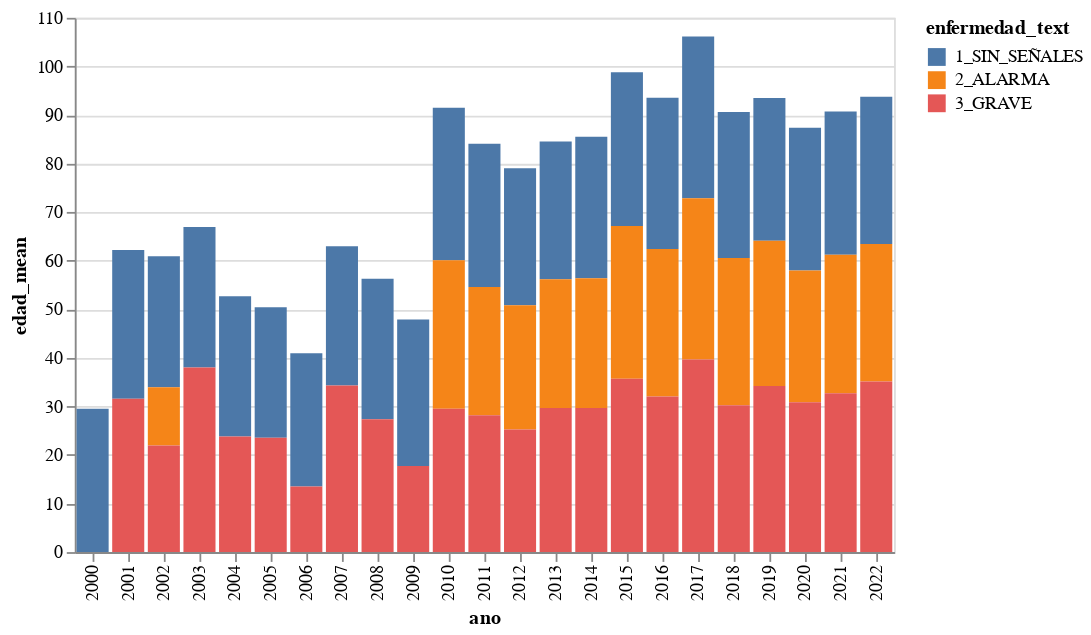

The notebook cell this image was saved under:
### Code cell
enc_data=alt_data.encode(alt.X('ano:O'),
                         alt.Y('edad_mean:Q'),
                         alt.Color('enfermedad_text:N'),tooltip=['case_sum']).interactive()
enc_data.mark_bar()

### Figure 1 — Vega-Lite specification as saved in the notebook (floating-point values rounded to 4 significant figures)
{"config": {"view": {"continuousWidth": 300, "continuousHeight": 300}}, "data": {"name": "data-ca5f517d809e5f5c8dde317cb9847822"}, "mark": {"type": "bar"}, "encoding": {"color": {"field": "enfermedad_text", "type": "nominal"}, "tooltip": [{"field": "case_sum", "type": "quantitative"}], "x": {"field": "ano", "type": "ordinal"}, "y": {"field": "edad_mean", "type": "quantitative"}}, "params": [{"name": "param_107", "select": {"type": "interval", "encodings": ["x", "y"]}, "bind": "scales"}], "$schema": "https://vega.github.io/schema/vega-lite/v5.17.0.json", "datasets": {"data-ca5f517d809e5f5c8dde317cb9847822": [{"ano": 2000, "enfermedad": "SIN_SEÑALES", "edad_mean": 29.51, "edad_median": 27.0, "case_sum": 4324, "enfermedad_text": "1_SIN_SEÑALES"}, {"ano": 2001, "enfermedad": "SIN_SEÑALES", "edad_mean": 30.63, "edad_median": 28.0, "case_sum": 15851, "enfermedad_text": "1_SIN_SEÑALES"}, {"ano": 2001, "enfermedad": "GRAVE", "edad_mean": 31.57, "edad_median": 28.0, "case_sum": 241, "enfermedad_text": "3_GRAVE"}, {"ano": 2002, "enfermedad": "SIN_SEÑALES", "edad_mean": 26.96, "edad_median": 24.0, "case_sum": 6278, "enfermedad_text": "1_SIN_SEÑALES"}, {"ano": 2002, "enfermedad": "ALARMA", "edad_mean": 12.0, "edad_median": 12.0, "case_sum": 1, "enfermedad_text": "2_ALARMA"}, {"ano": 2002, "enfermedad": "GRAVE", "edad_mean": 21.93, "edad_median": 19.0, "case_sum": 14, "enfermedad_text": "3_GRAVE"}, {"ano": 2003, "enfermedad": "SIN_SEÑALES", "edad_mean": 28.95, "edad_median": 27.0, "case_sum": 2850, "enfermedad_text": "1_SIN_SEÑALES"}, {"ano": 2003, "enfermedad": "GRAVE", "edad_mean": 38.0, "edad_median": 30.0, "case_sum": 15, "enfermedad_text": "3_GRAVE"}, {"ano": 2004, "enfermedad": "SIN_SEÑALES", "edad_mean": 28.86, "edad_median": 26.0, "case_sum": 7928, "enfermedad_text": "1_SIN_SEÑALES"}, {"ano": 2004, "enfermedad": "GRAVE", "edad_mean": 23.79, "edad_median": 19.0, "case_sum": 34, "enfermedad_text": "3_GRAVE"}, {"ano": 2005, "enfermedad": "SIN_SEÑALES", "edad_mean": 26.89, "edad_median": 24.0, "case_sum": 5000, "enfermedad_text": "1_SIN_SEÑALES"}, {"ano": 2005, "enfermedad": "GRAVE", "edad_mean": 23.53, "edad_median": 23.0, "case_sum": 15, "enfermedad_text": "3_GRAVE"}, {"ano": 2006, "enfermedad": "SIN_SEÑALES", "edad_mean": 27.44, "edad_median": 25.0, "case_sum": 3624, "enfermedad_text": "1_SIN_SEÑALES"}, {"ano": 2006, "enfermedad": "GRAVE", "edad_mean": 13.5, "edad_median": 8.5, "case_sum": 4, "enfermedad_text": "3_GRAVE"}, {"ano": 2007, "enfermedad": "SIN_SEÑALES", "edad_mean": 28.68, "edad_median": 26.0, "case_sum": 5299, "enfermedad_text": "1_SIN_SEÑALES"}, {"ano": 2007, "enfermedad": "GRAVE", "edad_mean": 34.29, "edad_median": 30.0, "case_sum": 35, "enfermedad_text": "3_GRAVE"}, {"ano": 2008, "enfermedad": "SIN_SEÑALES", "edad_mean": 28.94, "edad_median": 26.0, "case_sum": 10493, "enfermedad_text": "1_SIN_SEÑALES"}, {"ano": 2008, "enfermedad": "GRAVE", "edad_mean": 27.34, "edad_median": 22.0, "case_sum": 35, "enfermedad_text": "3_GRAVE"}, {"ano": 2009, "enfermedad": "SIN_SEÑALES", "edad_mean": 30.18, "edad_median": 28.0, "case_sum": 11271, "enfermedad_text": "1_SIN_SEÑALES"}, {"ano": 2009, "enfermedad": "GRAVE", "edad_mean": 17.73, "edad_median": 13.0, "case_sum": 11, "enfermedad_text": "3_GRAVE"}, {"ano": 2010, "enfermedad": "SIN_SEÑALES", "edad_mean": 31.39, "edad_median": 29.0, "case_sum": 12286, "enfermedad_text": "1_SIN_SEÑALES"}, {"ano": 2010, "enfermedad": "ALARMA", "edad_mean": 30.57, "edad_median": 27.0, "case_sum": 129, "enfermedad_text": "2_ALARMA"}, {"ano": 2010, "enfermedad": "GRAVE", "edad_mean": 29.51, "edad_median": 30.0, "case_sum": 39, "enfermedad_text": "3_GRAVE"}, {"ano": 2011, "enfermedad": "SIN_SEÑALES", "edad_mean": 29.5, "edad_median": 27.0, "case_sum": 12241, "enfermedad_text": "1_SIN_SEÑALES"}, {"ano": 2011, "enfermedad": "ALARMA", "edad_mean": 26.41, "edad_median": 23.0, "case_sum": 2822, "enfermedad_text": "2_ALARMA"}, {"ano": 2011, "enfermedad": "GRAVE", "edad_mean": 28.17, "edad_median": 25.0, "case_sum": 173, "enfermedad_text": "3_GRAVE"}, {"ano": 2012, "enfermedad": "SIN_SEÑALES", "edad_mean": 28.2, "edad_median": 25.0, "case_sum": 16645, "enfermedad_text": "1_SIN_SEÑALES"}, {"ano": 2012, "enfermedad": "ALARMA", "edad_mean": 25.6, "edad_median": 21.0, "case_sum": 3935, "enfermedad_text": "2_ALARMA"}, {"ano": 2012, "enfermedad": "GRAVE", "edad_mean": 25.22, "edad_median": 23.0, "case_sum": 195, "enfermedad_text": "3_GRAVE"}, {"ano": 2013, "enfermedad": "SIN_SEÑALES", "edad_mean": 28.36, "edad_median": 26.0, "case_sum": 8672, "enfermedad_text": "1_SIN_SEÑALES"}, {"ano": 2013, "enfermedad": "ALARMA", "edad_mean": 26.48, "edad_median": 22.0, "case_sum": 3297, "enfermedad_text": "2_ALARMA"}, {"ano": 2013, "enfermedad": "GRAVE", "edad_mean": 29.68, "edad_median": 25.0, "case_sum": 72, "enfermedad_text": "3_GRAVE"}, {"ano": 2014, "enfermedad": "SIN_SEÑALES", "edad_mean": 29.08, "edad_median": 26.0, "case_sum": 11495, "enfermedad_text": "1_SIN_SEÑALES"}, {"ano": 2014, "enfermedad": "ALARMA", "edad_mean": 26.75, "edad_median": 22.0, "case_sum": 3943, "enfermedad_text": "2_ALARMA"}, {"ano": 2014, "enfermedad": "GRAVE", "edad_mean": 29.65, "edad_median": 24.5, "case_sum": 92, "enfermedad_text": "3_GRAVE"}, {"ano": 2015, "enfermedad": "SIN_SEÑALES", "edad_mean": 31.62, "edad_median": 29.0, "case_sum": 23436, "enfermedad_text": "1_SIN_SEÑALES"}, {"ano": 2015, "enfermedad": "ALARMA", "edad_mean": 31.46, "edad_median": 28.0, "case_sum": 5908, "enfermedad_text": "2_ALARMA"}, {"ano": 2015, "enfermedad": "GRAVE", "edad_mean": 35.69, "edad_median": 32.0, "case_sum": 123, "enfermedad_text": "3_GRAVE"}, {"ano": 2016, "enfermedad": "SIN_SEÑALES", "edad_mean": 31.11, "edad_median": 28.0, "case_sum": 19463, "enfermedad_text": "1_SIN_SEÑALES"}, {"ano": 2016, "enfermedad": "ALARMA", "edad_mean": 30.37, "edad_median": 27.0, "case_sum": 3279, "enfermedad_text": "2_ALARMA"}, {"ano": 2016, "enfermedad": "GRAVE", "edad_mean": 32.05, "edad_median": 30.0, "case_sum": 123, "enfermedad_text": "3_GRAVE"}, {"ano": 2017, "enfermedad": "SIN_SEÑALES", "edad_mean": 33.3, "edad_median": 30.0, "case_sum": 36555, "enfermedad_text": "1_SIN_SEÑALES"}, {"ano": 2017, "enfermedad": "ALARMA", "edad_mean": 33.21, "edad_median": 30.0, "case_sum": 6285, "enfermedad_text": "2_ALARMA"}, {"ano": 2017, "enfermedad": "GRAVE", "edad_mean": 39.65, "edad_median": 35.0, "case_sum": 231, "enfermedad_text": "3_GRAVE"}, {"ano": 2018, "enfermedad": "SIN_SEÑALES", "edad_mean": 30.05, "edad_median": 28.0, "case_sum": 3397, "enfermedad_text": "1_SIN_SEÑALES"}, {"ano": 2018, "enfermedad": "ALARMA", "edad_mean": 30.31, "edad_median": 28.0, "case_sum": 1089, "enfermedad_text": "2_ALARMA"}, {"ano": 2018, "enfermedad": "GRAVE", "edad_mean": 30.25, "edad_median": 28.5, "case_sum": 64, "enfermedad_text": "3_GRAVE"}, {"ano": 2019, "enfermedad": "SIN_SEÑALES", "edad_mean": 29.39, "edad_median": 27.0, "case_sum": 10276, "enfermedad_text": "1_SIN_SEÑALES"}, {"ano": 2019, "enfermedad": "ALARMA", "edad_mean": 29.88, "edad_median": 27.0, "case_sum": 2745, "enfermedad_text": "2_ALARMA"}, {"ano": 2019, "enfermedad": "GRAVE", "edad_mean": 34.22, "edad_median": 31.5, "case_sum": 158, "enfermedad_text": "3_GRAVE"}, {"ano": 2020, "enfermedad": "SIN_SEÑALES", "edad_mean": 29.4, "edad_median": 27.0, "case_sum": 34040, "enfermedad_text": "1_SIN_SEÑALES"}, {"ano": 2020, "enfermedad": "ALARMA", "edad_mean": 27.13, "edad_median": 23.0, "case_sum": 5479, "enfermedad_text": "2_ALARMA"}, {"ano": 2020, "enfermedad": "GRAVE", "edad_mean": 30.84, "edad_median": 26.0, "case_sum": 225, "enfermedad_text": "3_GRAVE"}, {"ano": 2021, "enfermedad": "SIN_SEÑALES", "edad_mean": 29.48, "edad_median": 27.0, "case_sum": 36674, "enfermedad_text": "1_SIN_SEÑALES"}, {"ano": 2021, "enfermedad": "ALARMA", "edad_mean": 28.56, "edad_median": 26.0, "case_sum": 3698, "enfermedad_text": "2_ALARMA"}, {"ano": 2021, "enfermedad": "GRAVE", "edad_mean": 32.68, "edad_median": 27.0, "case_sum": 129, "enfermedad_text": "3_GRAVE"}, {"ano": 2022, "enfermedad": "SIN_SEÑALES", "edad_mean": 30.29, "edad_median": 27.0, "case_sum": 48625, "enfermedad_text": "1_SIN_SEÑALES"}, {"ano": 2022, "enfermedad": "ALARMA", "edad_mean": 28.29, "edad_median": 25.0, "case_sum": 7370, "enfermedad_text": "2_ALARMA"}, {"ano": 2022, "enfermedad": "GRAVE", "edad_mean": 35.15, "edad_median": 32.0, "case_sum": 212, "enfermedad_text": "3_GRAVE"}]}}
